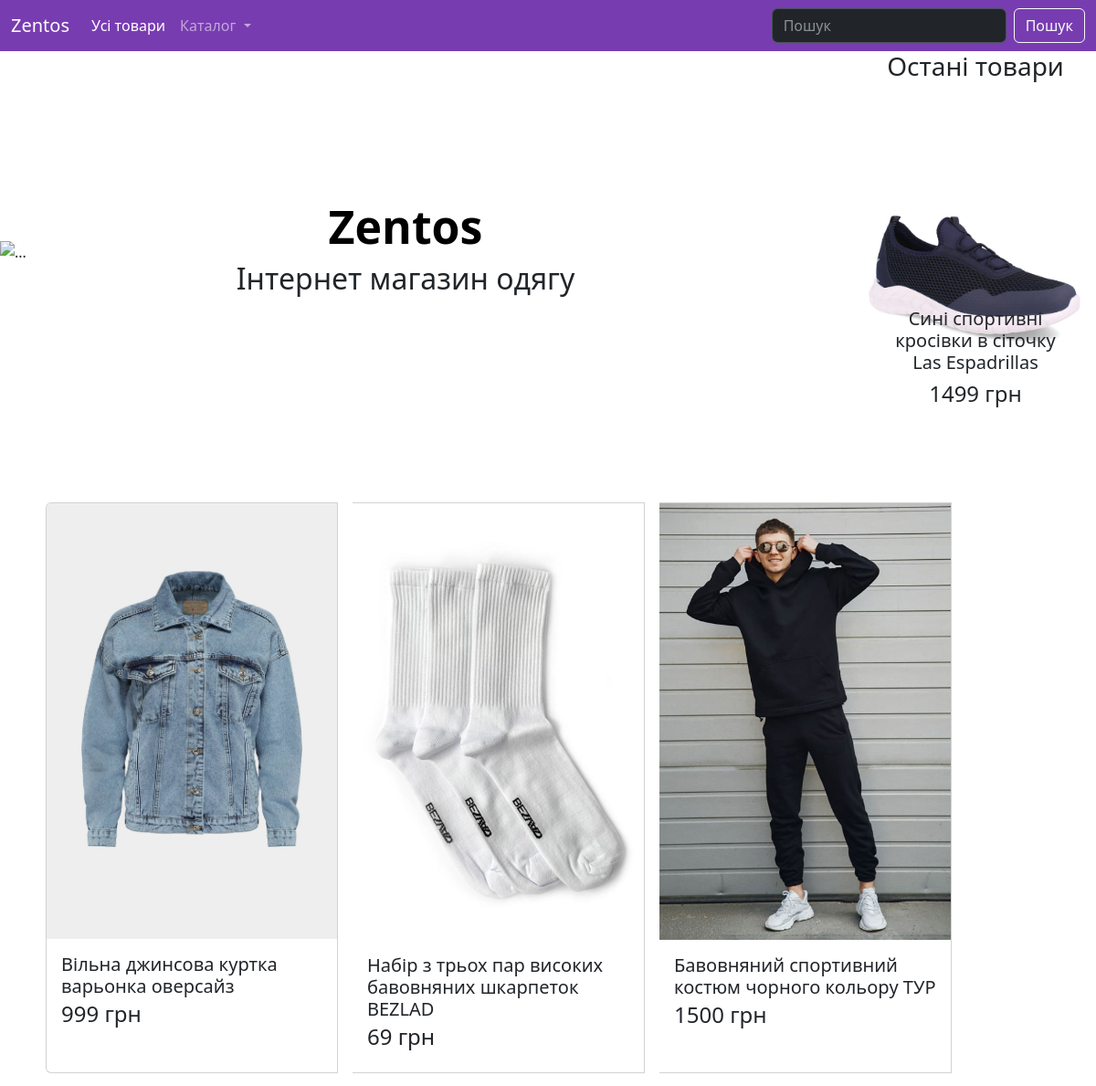
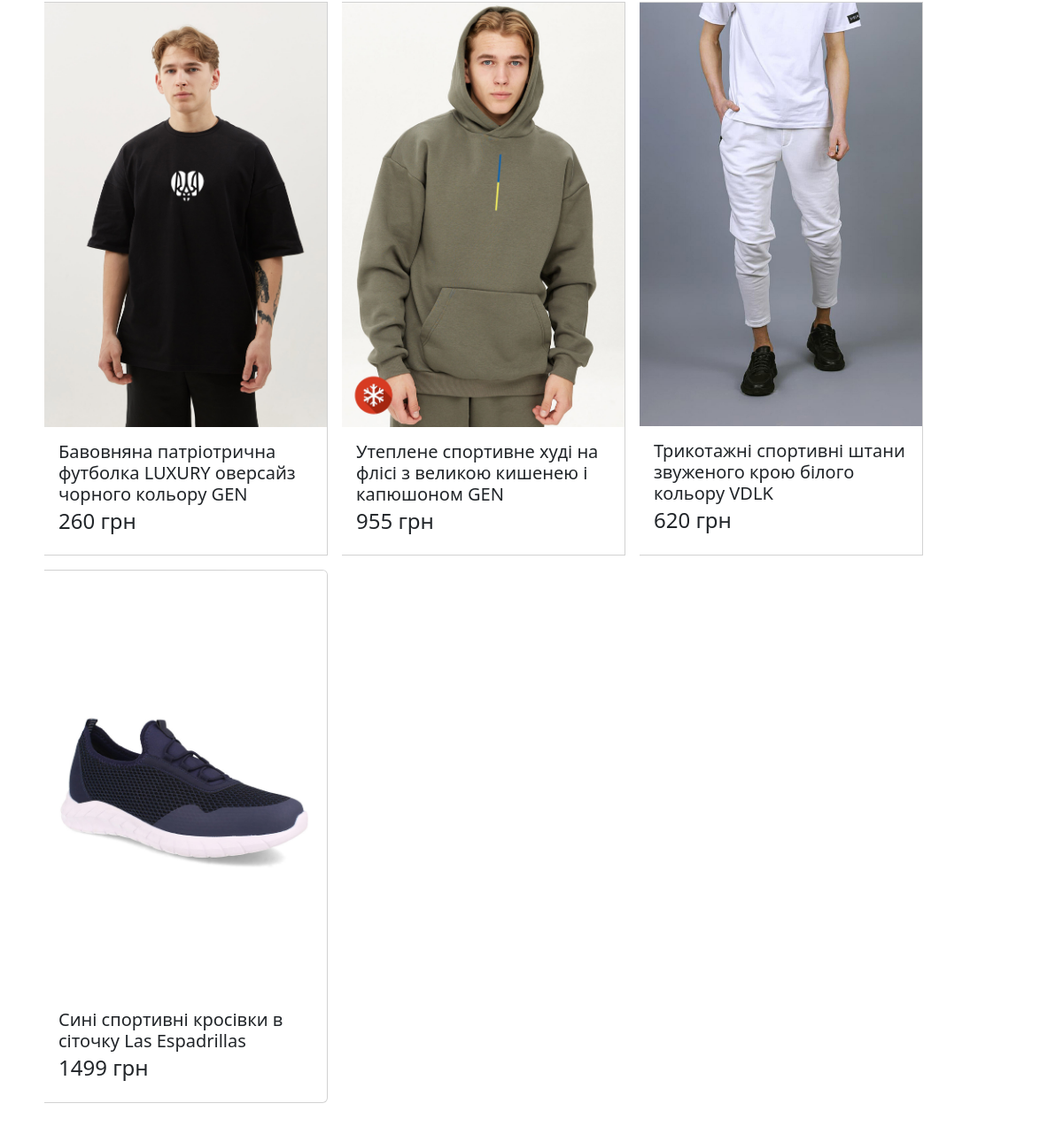
The page / on the database its author committed (2 pictures, top to bottom).
### tables this page shows
CREATE TABLE "ofers" (
	"id"	INTEGER,
	"category_id"	INTEGER,
	"title"	TEXT NOT NULL,
	"text"	TEXT,
	"image"	TEXT NOT NULL,
	"price"	TEXT NOT NULL,
	"color"	INTEGER NOT NULL,
	"size"	INTEGER NOT NULL
);

### app.py (the view)
@app.route("/")
def index():
    category_list = get_categorys()
    items = get_ofers()
    return render_template("index.html", category_list = category_list, items = items)

### sql_queries.py (called while the page is built)
def open():
    global conn, cursor
    conn = sqlite3.connect("sait.db")
    cursor = conn.cursor()

def close():
    cursor.close()
    conn.close()

def get_ofers():
    open()
    cursor.execute('''
    SELECT * from ofers''')
    ofers = cursor.fetchall()
    conn.commit()
    close()
    return ofers

def get_categorys():
    open()
    cursor.execute('''SELECT * from category''')
    data = cursor.fetchall()
    conn.commit()
    close()
    return data

### templates/index.html (shortened to what this page needs)
{% extends 'base.html' %}
{% block main %}
    <main class="container-fluid p-0">
          <div class="row gx-4 gx-lg-5 align-items-center">
              <div class="col-md-9 position-relative">
                <div class="logikablog text-center position-absolute top-50 start-50 translate-middle z-3">
                  <h1>Zentos</h1>
                  <h2>Інтернет магазин одягу</h2>
              </div>
              <img class="card-img-top mb-5 mb-md-0" src="{{ url_for('static', filename='image/slide1.jpg' ) }}" alt="..." /></div>
              <div class="col-md-3">
              <h3 class = "text-center">Остані товари</h3>
              <div id="carouselExampleAutoplaying" class="carousel slide" data-bs-ride="carousel">
                <div class="carousel-inner">
                  <div class="carousel-item active">
                    <img src="{{ url_for('static', filename='image/' + items[-1][4]) }}" class="d-block w-100" alt="...">
                    <div class="carousel-caption text-dark d-none d-md-block">
                    <h5>{{items[-1][2]}}</h5>
                    <h4>{{items[-1][5]}} грн</h4>
                    </div>
                  </div>
                </div>
                <button class="carousel-control-prev" type="button" data-bs-target="#carouselExampleAutoplaying" data-bs-slide="prev">
                  <span class="carousel-control-prev-icon" aria-hidden="true"></span>
                </button>
                <button class="carousel-control-next" type="button" data-bs-target="#carouselExampleAutoplaying" data-bs-slide="next">
                  <span class="carousel-control-next-icon" aria-hidden="true"></span>
                </button>
              </div>
              </div>
              </div>
          <div class="posts container py-5">
            <div class="card-group">
              {% for item in items %}
                <div class="card m-2" style="min-width : 18rem ; max-width : 20rem">
                <img src="{{ url_for('static', filename='image/' + item[4]) }}" class="card-img-top" alt="...">
                <div class="card-body">
                  <h5 class="card-title">{{item[2]}}</h5>
                  <h4 class="card-text">{{item[5]}} грн</h4>
                </div>
            </div>
              {% endfor %}
          </div>
          </div>
    </main>
{% endblock main %}

### templates/base.html (shortened to what this page needs)
<!doctype html>
<html lang="uk">
<head>
    <link href="https://cdn.jsdelivr.net/npm/bootstrap@5.3.0-alpha1/dist/css/bootstrap.min.css" rel="stylesheet">
<link rel="stylesheet" href="{{ url_for('static', filename='style.css')}}">
</head>
<body>
    <header class='container-fluid p-0' >
        <nav class="navbar navbar-expand-lg " data-bs-theme="dark" style="background-color: rgb(120, 60, 177);">
            <div class="container-fluid">
              <a class="navbar-brand" href="#">Zentos</a>
              <div class="collapse navbar-collapse" id="navbarSupportedContent">
                <ul class="navbar-nav me-auto mb-2 mb-lg-0">
                  <li class="nav-item">
                    <a class="nav-link active" aria-current="page" href="{{url_for('index')}}">Усі товари</a>
                  </li>
                  <li class="nav-item dropdown">
                    <a class="nav-link dropdown-toggle" href="#" role="button" data-bs-toggle="dropdown" aria-expanded="false">
                      Каталог
                    </a>
                  </li>
                </ul>
                <form class="d-flex" role="search">
                  <input class="form-control me-2" type="search" placeholder="Пошук" aria-label="Search">
                  <button class="btn btn-outline-light" type="submit">Пошук</button>
                </form>
              </div>
            </div>
          </nav>
    </header>
    {% block main %}
    {% endblock main %}
</body>
</html>

### static/style.css (style rules this page uses)
h1 { color: rgb(0, 0, 0); font-size: 50px; font-weight:bold; }
body { background-color: rgb(255, 255, 255); }

### rows shown on the page
ofers: image (picture), title "Сині спортивні кросівки в сіточку Las Espadrillas", price "1499"
ofers: image (picture), title "Вільна джинсова куртка варьонка оверсайз", price "999"
ofers: image (picture), title "Набір з трьох пар високих бавовняних шкарпеток BEZLAD", price "69"
ofers: image (picture), title "Бавовняний спортивний костюм чорного кольору ТУР", price "1500"
ofers: image (picture), title "Бавовняна патріотрична футболка LUXURY оверсайз чорного кольору GEN", price "260"
ofers: image (picture), title "Утеплене спортивне худі на флісі з великою кишенею і капюшоном GEN", price "955"
ofers: image (picture), title "Трикотажні спортивні штани звуженого крою білого кольору VDLK", price "620"
